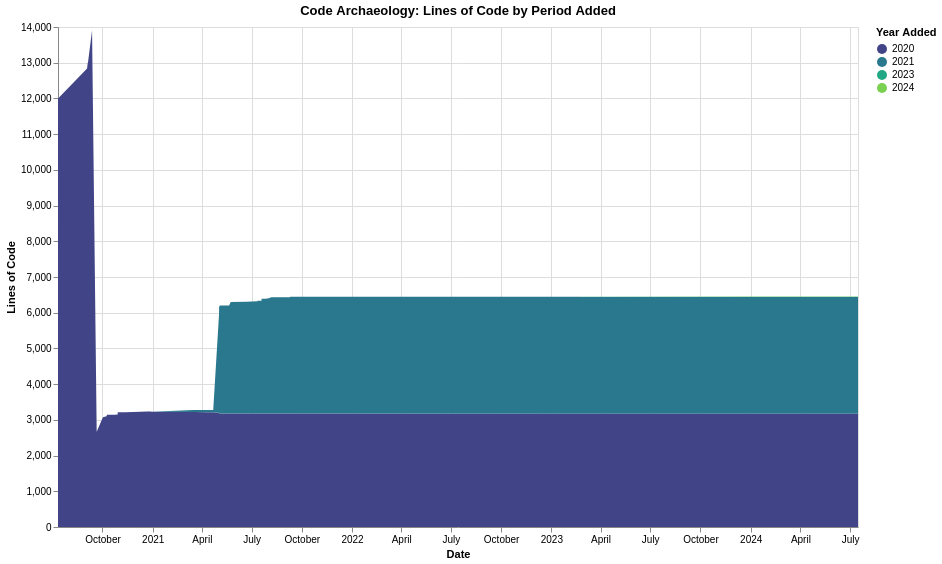

Specify this chart in Vega-Lite:
### Vega-Lite specification from a JSON file in a GitHub repository (floating-point values rounded to 4 significant figures; data arrays with more than 128 entries replaced by an {"elided": "..."} marker saying what was removed)
{"$schema": "https://vega.github.io/schema/vega-lite/v6.1.0.json", "config": {"view": {"continuousHeight": 300, "continuousWidth": 300}}, "data": {"name": "data-f0ce67c0147820cdf329c6b2938db1a5"}, "datasets": {"data-f0ce67c0147820cdf329c6b2938db1a5": {"elided": "170 records"}}, "encoding": {"color": {"field": "period", "scale": {"scheme": "viridis"}, "title": "Year Added", "type": "ordinal"}, "order": {"field": "period", "type": "ordinal"}, "tooltip": [{"field": "commit_date", "type": "temporal"}, {"field": "period", "type": "ordinal"}, {"field": "line_count", "type": "quantitative"}], "x": {"field": "commit_date", "title": "Date", "type": "temporal"}, "y": {"field": "line_count", "title": "Lines of Code", "type": "quantitative"}}, "height": 500, "mark": {"type": "area"}, "title": "Code Archaeology: Lines of Code by Period Added", "usermeta": {"embedOptions": {}}, "width": 800}
